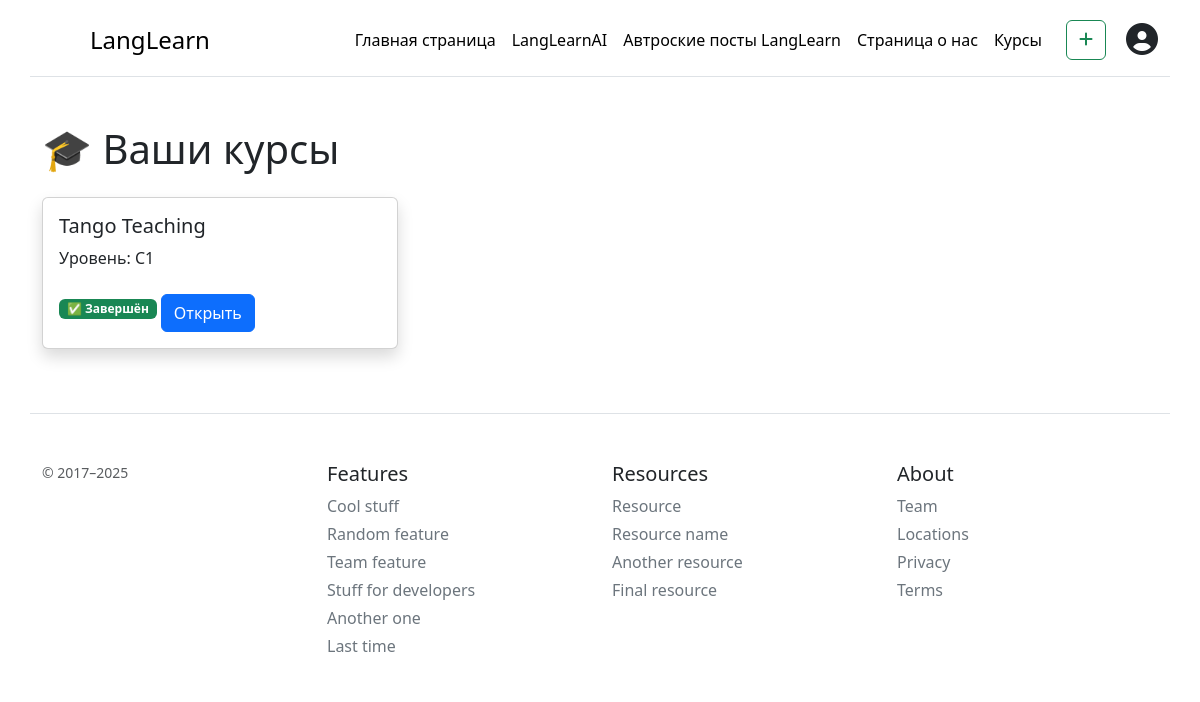
The page /my_courses (signed in) on the database its author committed.
### app.py (models this page shows)
class Course(Base):
    __tablename__ = "courses"
    id = Column(String, primary_key=True, index=True)
    user_id = Column(Integer, ForeignKey("users.id"))
    topic = Column(String, nullable=False)
    initial_level = Column(String, nullable=False)
    mistakes_json = Column(Text, nullable=False)  # расширим позже
    structure = Column(Text)                      # список подтем (JSON)
    progress = Column(Text, default="{}")         # {"подтема 1": "done", ...}
    is_finished = Column(Boolean, default=False)
    final_test_json = Column(Text, nullable=True)  # ← вот оно!
    is_final_test_passed = Column(Boolean, default=False)
    user = relationship("DBUser", back_populates="courses")
    subtopics = relationship("CourseSubtopic", back_populates="course")

### app.py (the view)
@app.get("/my_courses", response_class=HTMLResponse)
async def my_courses_page(request: Request, current_user: DBUser = Depends(get_current_user)):
    user = await  get_current_user(request)
    db = SessionLocal()
    try:
        courses = db.query(Course).filter_by(user_id=user.id).all()
        return templates.TemplateResponse("my_courses.html", {
            "request": request,
            "courses": courses,
            "user": current_user
        })
    finally:
        db.close()

### templates/my_courses.html
{% extends 'base.html' %} {% block title %}Мои курсы{% endblock %} {% block body
%}
<div class="container my-5">
  <h1>🎓 Ваши курсы</h1>
  <div class="row mt-4">
    {% for course in courses %}
    <div class="col-md-4">
      <div class="card mb-3 shadow">
        <div class="card-body">
          <h5>{{ course.topic }}</h5>
          <p>Уровень: {{ course.initial_level }}</p>
          {% if course.is_final_test_passed %}
          <span class="badge bg-success">✅ Завершён</span>
          {% else %}
          <span class="badge bg-warning text-dark">🕓 В процессе</span>
          {% endif %}
          <a href="/course/{{ course.id }}" class="btn btn-primary mt-2"
            >Открыть</a
          >
        </div>
      </div>
    </div>
    {% endfor %}
  </div>
</div>
{% endblock %}

### rows shown on the page
Course: topic "Tango Teaching", initial_level "C1", is_final_test_passed "✅ Завершён"
